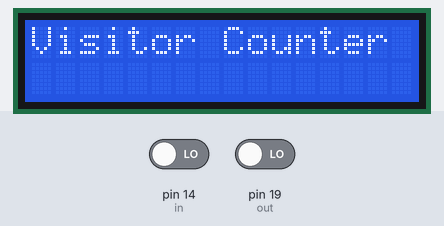
A sketch run on a simulated Arduino Uno, built with avr-gcc and run on an emulated ATmega328P. On the bench: 16×2 character LCD. The inputs (shaded band) are chosen by the test bench; at power-on: pin 14 (in) LOW, pin 19 (out) LOW. What the sketch prints to the serial monitor is not drawn.

Above: at 0.1 s.
At 3.2 s:
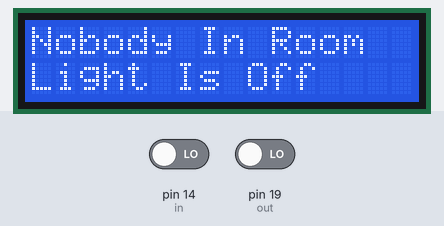
3.3 s: pin 14 (in) driven HIGH
At 3.37 s:
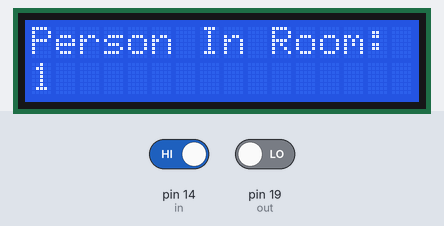

The sketch:

sketch_may13c.ino
```cpp
#include<LiquidCrystal.h>
 LiquidCrystal lcd(12, 11,5, 4, 3,2);

#define in 14
#define out 19

int count=0;

void IN()
{
    count++;
    lcd.clear();
    lcd.print("Person In Room:");
    lcd.setCursor(0,1);
    lcd.print(count);
    delay(100);
}

void OUT()
{
    count--;
    lcd.clear();
    lcd.print("Person In Room:");
    lcd.setCursor(0,1);
    lcd.print(count);
    delay(100);
}

void setup()
{
  Serial.begin(9600);
  lcd.begin(16,2);
  lcd.print("Visitor Counter");
  delay(2000);
  pinMode(in, INPUT);
  pinMode(out, INPUT);
  lcd.clear();
  lcd.print("Person In Room:");
  lcd.setCursor(0,1);
  lcd.print(count);
}

void loop()
{
 Serial.println(digitalRead(in));
  if(digitalRead(in))
  {
  IN();
  }


  if(count<=0)
  {
    lcd.clear();
    lcd.clear();
    lcd.print("Nobody In Room");
    lcd.setCursor(0,1);
    lcd.print("Light Is Off");
    delay(200);
  }
 else
 {
  Serial.println(digitalRead(out));
  if(digitalRead(out))
  {
  OUT();
  }
 }


}
```

Measured:
- after the input at 3.3 s, the display: changes at once (image 2)
